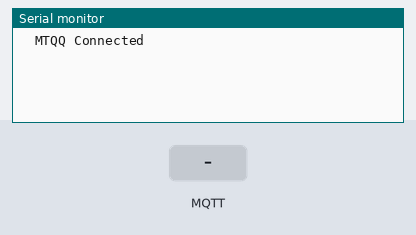
Simulated run of this sketch. Board: ESP8266 (NodeMCU). On the bench: the last lines printed to the serial monitor. The test bench sets the inputs (shaded band). WiFi joins after 1.5 s; servers stay silent unless stated; no MQTT or app messages arrive unless stated.

Above: at 4.8 s.
4.9 s: MQTT message "112" arrives on the first subscribed topic
At 6.1 s:
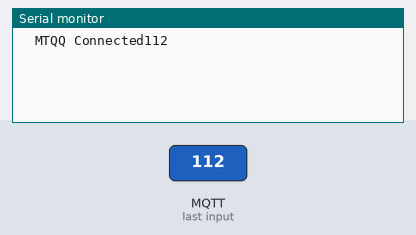
6.4 s: MQTT message "111" arrives on the first subscribed topic
At 7.9 s:
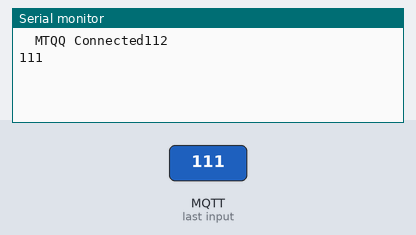

Measured:
- after the input at 4.9 s, the serial monitor: prints a new line at once (image 1)
- after the input at 6.4 s, the serial monitor: prints a new line at once (image 2)

The sketch:

esp8266.ino
```cpp
/*
 _____________________________
 | ╔═╗╦╦  ╦ ╦╦╔═  ╔╗ ╔═╗╔═╗┬ |
 | ║  ║║  ║ ║╠╩╗  ╠╩╗╠═╣╠═╣│ |
 | ╚═╝╩╩═╝╚═╝╩ ╩  ╚═╝╩ ╩╩ ╩o |
 |                           |
 |___________________________|
         o
           o
            o          __---__
                    _-       /--______
               __--( /     \ )XXXXXXXXXXX\v.
             .-XXX(   O   O  )XXXXXXXXXXXXXXX-
            /XXX(       U     )        XXXXXXX\
          /XXXXX(              )--_  XXXXXXXXXXX\
         /XXXXX/ (      O     )   XXXXXX   \XXXXX\
         XXXXX/   /            XXXXXX   \__ \XXXXX
         XXXXXX__/          XXXXXX         \__---->
 ---___  XXX__/          XXXXXX      \__         /
   \-  --__/   ___/\  XXXXXX            /  ___--/=
    \-\    ___/    XXXXXX              '--- XXXXXX
       \-\/XXX\ XXXXXX                      /XXXXX
         \XXXXXXXXX   \                    /XXXXX/
          \XXXXXX      >                 _/XXXXX/
            \XXXXX--__/              __-- XXXX/
             -XXXXXXXX---------------  XXXXXX-
                \XXXXXXXXXXXXXXXXXXXXXXXXXX/
                  ""VXXXXXXXXXXXXXXXXXXV""

*/

#include <PubSubClient.h>
#include <ESP8266WiFi.h>

/********************************************************** START SETUP WIFI and MQTT SERVER *********************************************************************************************************/
#define MQTT_SERVER "broker.mqtt-dashboard.com"  //MQTBroker/Server
const char* ssid = "pentiltuyul";                //WifiSSID
const char* password = "pentilkucing";           //PassWifi

/********************************************************** MQTT TOPICS (change these topics as whatever you want)******************************************************************************************/

char* Topic = "gasoli/minuman/keluarga/sehat"; //Topic <> Sub

WiFiClient wifiClient;

void setup() {
  Serial.begin(9600);
  delay(100);


  //Memulai wifi
  WiFi.begin(ssid, password);
  reconnect();
  //
  delay(2000);
}

/********************************************************* START CALLBACK *********************************************************************************************************/

PubSubClient client(MQTT_SERVER, 1883, callback, wifiClient);

void loop() {

  //Koneksi serer mqtt
  if (!client.connected() && WiFi.status() == 3) {
    reconnect();
  }
  client.loop();

  delay(20);
}


void callback(char* topic, byte* payload, unsigned int length) {

/********************************************************* START PROCESS *********************************************************************************************************/

  String asdfTopic = topic;
  payload[length] = '\0';
  String asdfPayload = String((char *)payload);

  //perintah "String" lampu on off
  if (asdfPayload == "112") {
    client.publish("gasoli/minuman/keluarga/sehat/state", "Lampu_1 ON"); //change this STATE whatever you want
    Serial.println("112");                                               //change this to whatever you want to call your device
  }
  if (asdfPayload == "111") {
    client.publish("gasoli/minuman/keluarga/sehat/state", "Lampu_1 OFF");//change this STATE whatever you want
    Serial.println("111");                                               //change this to whatever you want to call your device
  }
  if (asdfPayload == "222") {
    client.publish("gasoli/minuman/keluarga/sehat/state", "Lampu_2 ON"); //change this STATE whatever you want
    Serial.println("222");                                               //change this to whatever you want to call your device
  }
  if (asdfPayload == "221") {
    client.publish("gasoli/minuman/keluarga/sehat/state", "Lampu_2 OFF");//change this STATE whatever you want
    Serial.println("221");                                               //change this to whatever you want to call your device
  }
}

/********************************************************* START RECONNECT *********************************************************************************************************/

void reconnect() {

  if (WiFi.status() != WL_CONNECTED) {

    while (WiFi.status() != WL_CONNECTED) {
      delay(500);
    }
  }

  if (WiFi.status() == WL_CONNECTED) {
    while (!client.connected()) {
      String clientName;
      clientName += "esp8266-";
      uint8_t mac[6];
      WiFi.macAddress(mac);
      clientName += macToStr(mac);
      if (client.connect((char*) clientName.c_str())) {
        Serial.print("\tMTQQ Connected");
        client.subscribe(Topic);
      }
      else {
        Serial.println("\tFailed.");
        abort();
      }
    }
  }
}

String macToStr(const uint8_t* mac) {

  String result;

  for (int i = 0; i < 6; ++i) {
    result += String(mac[i], 16);

    if (i < 5) {
      result += ':';
    }
  }

  return result;
}
```
